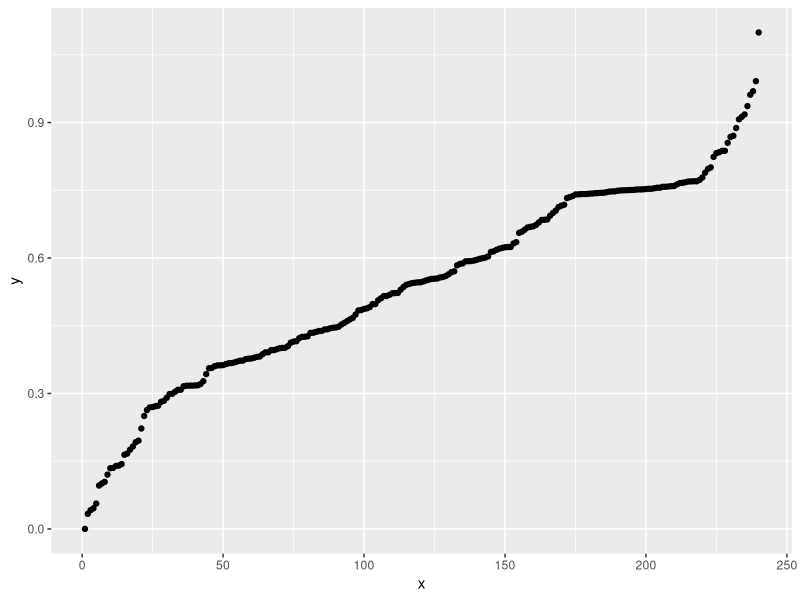

Write the R code that produced this figure.
library(tidyverse)
(y <- rnorm(n = 200,mean = .5,sd = .2))

y[y<0] <- 0


y <- append(y,rnorm(n = 40,mean = .75,sd = .01))

y

tmp_df <- 
  tibble(y=y) %>% 
  arrange(y) %>% 
  rownames_to_column("x") %>% 
  mutate(x = as.numeric(x)) 

tmp_df %>% 
  ggplot(aes(x,y)) +
  geom_point()
